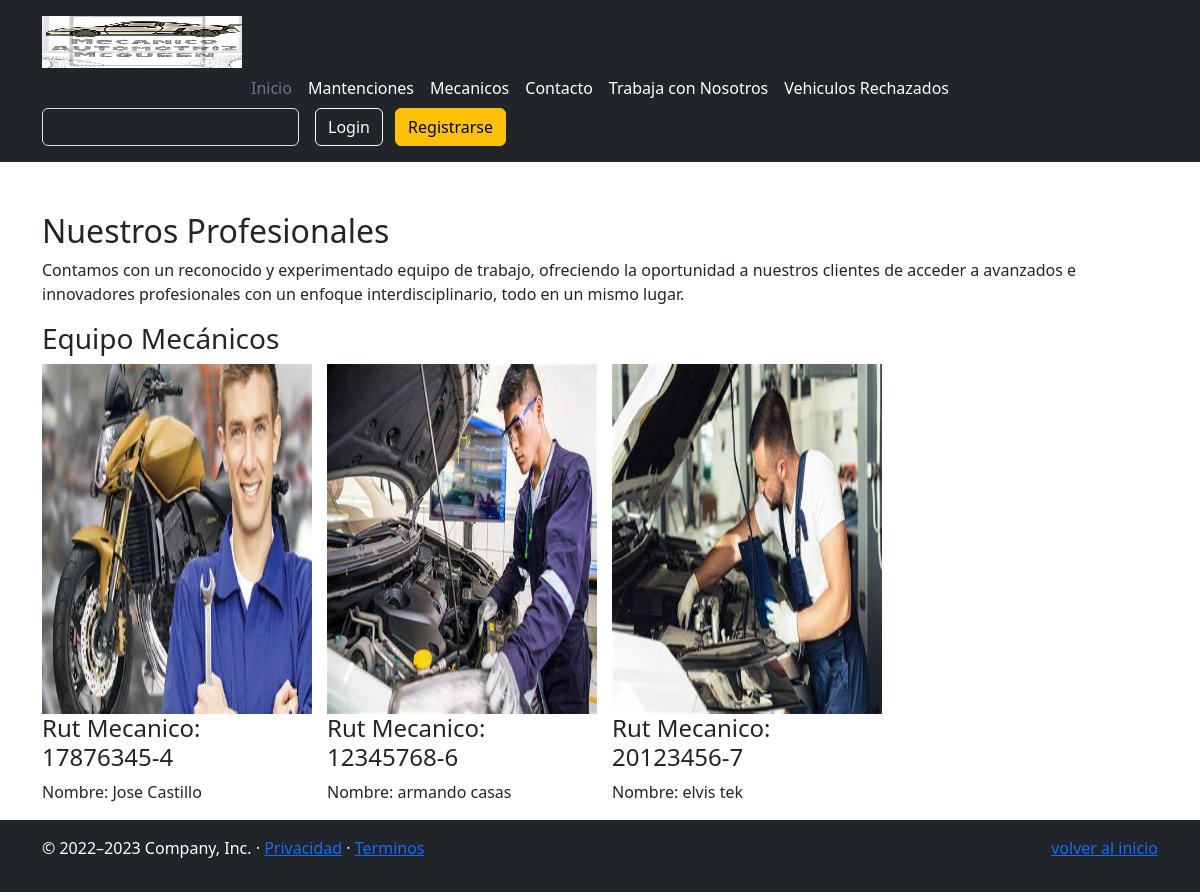
The page /mecanico/ on the database its author committed.
### appweb/models.py (models this page shows, shortened)
class Mecanico(models.Model):
    rut = models.CharField(max_length=10)
    nombre = models.CharField(max_length=80)
    apellido = models.CharField(max_length=80)
    edad = models.IntegerField(null=True)
    especialista= models.BooleanField(null=True)
    categoria = models.ForeignKey(Categoria, on_delete=models.PROTECT)
    fecha_nacimiento = models.DateField(null=True)
    foto = models.ImageField(upload_to="mecanico", null=True)
    usuario = models.ForeignKey(User, on_delete=models.CASCADE, null=True)

### appweb/views.py (the view, shortened to what this page needs)
# urls.py: path('mecanico/', mecanico, name="mecanico"),
def mecanico(request):
    if request.user.is_authenticated:
        usuariofiltrado = request.user
        mecanico = Mecanico.objects.filter(usuario = usuariofiltrado)
    else:
        mecanico = Mecanico.objects.all()
    data = {
        'mecanico' : mecanico
    }
    return render(request, "mecanico.html", data)

### appweb/templates/mecanico.html (shortened to what this page needs)
{% extends 'base.html'%}
{% load static %}
{%block contenido%}
<div class="container" style="margin-top: 50px">
    <h2>Nuestros Profesionales</h2>
    <p>Contamos con un reconocido y experimentado equipo de trabajo, ofreciendo la oportunidad a nuestros clientes de
      acceder a avanzados e innovadores profesionales con un enfoque interdisciplinario, todo en un mismo lugar.</p>
    <div id="mecanico_excelencia" class="row">
      <div class="cont-mecanicos col-lg-12 col-md-12 col-sm-12 col-xs-12">
        <h3>Equipo Mecánicos</h3>
        <div class="cont-listado row">
          {% for p in mecanico %}
          <div class="col-lg-3 col-md-3 col-sm-6 col-xs-12">
            <div class="prof int">
              <figure>
                <a href="{% url 'detalle_mecanico' p.pk %}">
                {% if p.foto %}
                  <img width="270" height="350"
                  src="{{p.foto.url}}"
                  class="img-responsive wp-post-image" alt="" decoding="async" loading="lazy"> </a>
                {% else %}
                  <img width="270" height="350"
                  src=""
                  class="img-responsive wp-post-image" alt="" decoding="async" loading="lazy"> </a>
                {% endif %}
                    <h4 class="nombre White">Rut Mecanico: {{p.rut}}</h4>
                    <span class="mecanico">Nombre: {{ p.nombre }} {{ p.apellido }}</span>
              </figure>
            </div>
          </div>
          {% endfor %}
      </div>
    </div>
  </div>
  {% endblock %}

### appweb/templates/base.html (shortened to what this page needs)
{% load static %}
<!DOCTYPE html>
<html lang="en">
<head>
  <link href="https://cdn.jsdelivr.net/npm/bootstrap@5.3.0-alpha3/dist/css/bootstrap.min.css" rel="stylesheet"
>
</head>
<body>
  <header class="p-3 text-bg-dark">
    <div class="container">
      <div class="d-flex flex-wrap align-items-center justify-content-center justify-content-lg-start">
        <a href="#" class="d-flex align-items-center mb-2 mb-lg-0 text-white text-decoration-none">
          <img src="{% static './imagen/logo.png' %}" class="bi me-2" width="200" height="52"/>
        </a>
        <ul class="nav col-12 col-lg-aume-lgto  mb-2 justify-content-center mb-md-0">
          <li><a href="{% url 'home' %}" class="nav-link px-2 text-secondary">Inicio</a></li>
          <li><a href="{% url 'mantencion' %}" class="nav-link px-2 text-white">Mantenciones</a></li>
          <li><a href="{% url 'mecanico' %}" class="nav-link px-2 text-white">Mecanicos</a></li>
          <li><a href="{% url 'contacto' %}" class="nav-link px-2 text-white">Contacto</a></li>
          <li><a href="{% url 'trabajo' %}" class="nav-link px-2 text-white">Trabaja con Nosotros</a></li>
          <li><a href="{% url 'rechazo' %}" class="nav-link px-2 text-white">Vehiculos Rechazados</a></li>
        </ul>
        <form class="col-12 col-lg-auto mb-3 mb-lg-0 me-lg-3" role="search" action="" method="POST">
          <input type="search" name ="valor_buscado" class="form-control form-control-dark text-bg-dark" placeholder="Search..."
            aria-label="Search">
        </form>
        <div class="text-end">
          {% if user.is_authenticated %}
            <a href="{% url 'logout' %}" class="btn btn-outline-light me-2">
              Cerrar Sesion
            </a>
            <button type="button" class="btn btn-warning">Bienvenido {{user.username}}</button>
          {% else %}
            <a href="{% url 'login' %}" class="btn btn-outline-light me-2">
              Login
            </a>
            <a href="{% url 'registro' %}" class="btn btn-warning">
              Registrarse
            </a>
            {% endif %}
        </div>
      </div>
    </div>
  </header>
  <main>
    <div id="contenido">
      {% block contenido %}
      {% endblock %}
    </div>
  </main>
  <footer class="p-3 text-bg-dark">
    <div class="container">
      <p class="float-end"><a href="{% url 'home' %}">volver al inicio</a></p>
      <p>© 2022–2023 Company, Inc. · <a href="#">Privacidad</a> · <a href="#">Terminos</a></p>
    </div>
  </footer>
</body>
</html>

### rows shown on the page
Mecanico: foto (picture), rut "17876345-4", nombre "Jose", apellido "Castillo"
Mecanico: foto (picture), rut "12345768-6", nombre "armando", apellido "casas"
Mecanico: foto (picture), rut "20123456-7", nombre "elvis", apellido "tek"
